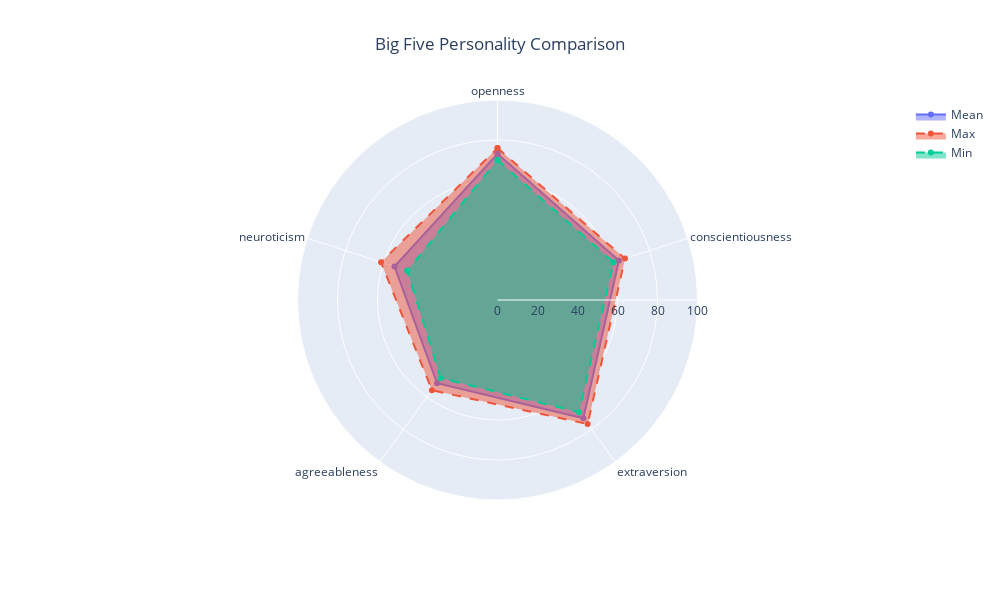

The cell this chart's notebook holds for it:
### Code cell
mean_values = df[big5_dimensions].mean()
min_values = df[big5_dimensions].min()
max_values = df[big5_dimensions].max()

fig = go.Figure()

fig.add_trace(
    go.Scatterpolar(
        r=mean_values.tolist() + mean_values.tolist()[:1],
        theta=big5_dimensions + big5_dimensions[:1],
        fill="toself",
        name="Mean",
    )
)

fig.add_trace(
    go.Scatterpolar(
        r=max_values.tolist() + max_values.tolist()[:1],
        theta=big5_dimensions + big5_dimensions[:1],
        fill="toself",
        name="Max",
        line=dict(dash="dash"),
    )
)

fig.add_trace(
    go.Scatterpolar(
        r=min_values.tolist() + min_values.tolist()[:1],
        theta=big5_dimensions + big5_dimensions[:1],
        fill="toself",
        name="Min",
        line=dict(dash="dash"),
    )
)

fig.update_layout(
    polar=dict(
        radialaxis=dict(visible=True, range=[0, 100]),
        angularaxis=dict(rotation=90, direction="clockwise"),
    ),
    showlegend=True,
    title=dict(text="Big Five Personality Comparison", x=0.5),
    height=600,
    width=1000,
    margin=dict(l=100, r=100, b=100, t=100),
)

fig.show()

### Figure 1 — Plotly figure (JSON) as saved in the notebook; plotly's stock layout.template omitted (floating-point values rounded to 4 significant figures)
{"data": [{"fill": "toself", "name": "Mean", "r": [73.09, 63.84, 73.03, 51.45, 54.15, 73.09], "theta": ["openness", "conscientiousness", "extraversion", "agreeableness", "neuroticism", "openness"], "type": "scatterpolar"}, {"fill": "toself", "line": {"dash": "dash"}, "name": "Max", "r": [75.95, 67.03, 76.67, 55.76, 61.25, 75.95], "theta": ["openness", "conscientiousness", "extraversion", "agreeableness", "neuroticism", "openness"], "type": "scatterpolar"}, {"fill": "toself", "line": {"dash": "dash"}, "name": "Min", "r": [69.98, 61.04, 69.33, 48.31, 47.46, 69.98], "theta": ["openness", "conscientiousness", "extraversion", "agreeableness", "neuroticism", "openness"], "type": "scatterpolar"}], "layout": {"height": 600, "margin": {"b": 100, "l": 100, "r": 100, "t": 100}, "polar": {"angularaxis": {"direction": "clockwise", "rotation": 90, "type": "category"}, "radialaxis": {"autorange": false, "range": [0, 100], "type": "linear", "visible": true}}, "showlegend": true, "title": {"text": "Big Five Personality Comparison", "x": 0.5}, "width": 1000}}
